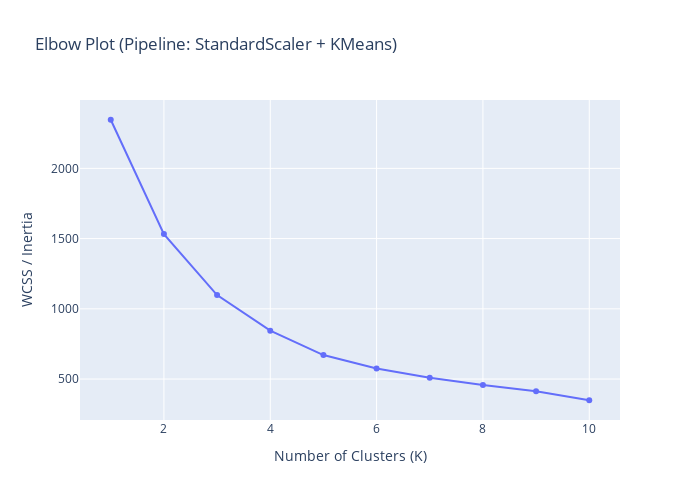

The notebook cell this image was saved under:
### Code cell
# Use elbow method to explore candidate cluster counts
K_values = list(range(1, 11))
wcss = []

for k in K_values:
    pipe.set_params(kmeans__n_clusters=k)
    pipe.fit(X)
    inertia = pipe["kmeans"].inertia_
    wcss.append(inertia)


fig = px.line(
    x=K_values,
    y=wcss,
    markers=True,
    title="Elbow Plot (Pipeline: StandardScaler + KMeans)",
    labels={"x": "Number of Clusters (K)", "y": "WCSS / Inertia"}
)

fig.update_layout(height=500, width=700)
fig.show()

### Figure 1 — Plotly figure (JSON) as saved in the notebook; plotly's stock layout.template omitted (floating-point values rounded to 4 significant figures)
{"data": [{"hovertemplate": "Number of Clusters (K)=%{x}<br>WCSS / Inertia=%{y}<extra></extra>", "legendgroup": "", "line": {"color": "#636efa", "dash": "solid"}, "marker": {"symbol": "circle"}, "mode": "lines+markers", "name": "", "orientation": "v", "showlegend": false, "type": "scatter", "x": [1, 2, 3, 4, 5, 6, 7, 8, 9, 10], "xaxis": "x", "y": [2346.0, 1532.0, 1098.0, 844.7, 671.0, 574.6, 508.9, 457.3, 413.9, 349.2], "yaxis": "y"}], "layout": {"height": 500, "legend": {"tracegroupgap": 0}, "title": {"text": "Elbow Plot (Pipeline: StandardScaler + KMeans)"}, "width": 700, "xaxis": {"anchor": "y", "domain": [0, 1], "title": {"text": "Number of Clusters (K)"}}, "yaxis": {"anchor": "x", "domain": [0, 1], "title": {"text": "WCSS / Inertia"}}}}
